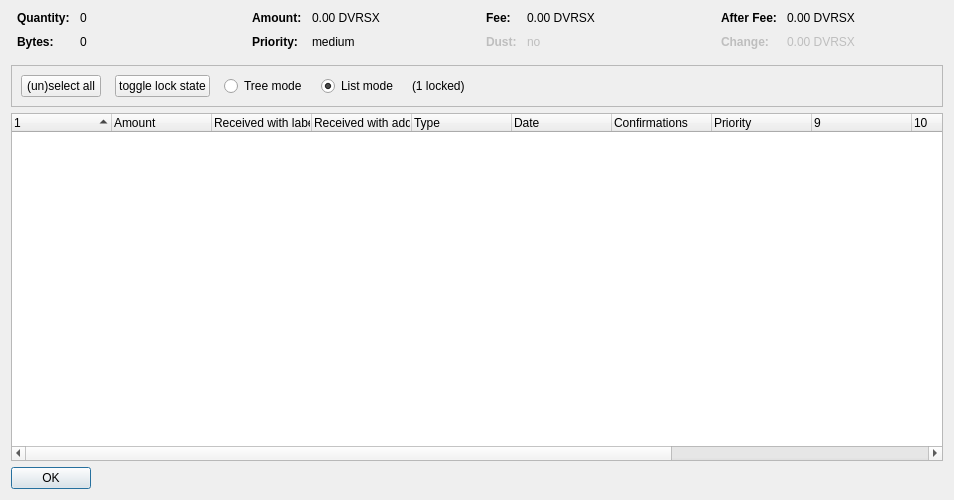
<?xml version="1.0" encoding="UTF-8"?>
<ui version="4.0">
 <class>CoinControlDialog</class>
 <widget class="QDialog" name="CoinControlDialog">
  <property name="geometry">
   <rect>
    <x>0</x>
    <y>0</y>
    <width>954</width>
    <height>500</height>
   </rect>
  </property>
  <property name="windowTitle">
   <string>Coin Selection</string>
  </property>
  <layout class="QVBoxLayout" name="verticalLayout">
   <item>
    <layout class="QHBoxLayout" name="horizontalLayoutTop" stretch="0,0,0,0">
     <property name="topMargin">
      <number>0</number>
     </property>
     <property name="bottomMargin">
      <number>10</number>
     </property>
     <item>
      <layout class="QFormLayout" name="formLayoutCoinControl1">
       <property name="horizontalSpacing">
        <number>10</number>
       </property>
       <property name="verticalSpacing">
        <number>10</number>
       </property>
       <property name="leftMargin">
        <number>6</number>
       </property>
       <property name="rightMargin">
        <number>6</number>
       </property>
       <item row="0" column="0">
        <widget class="QLabel" name="labelCoinControlQuantityText">
         <property name="font">
          <font>
           <weight>75</weight>
           <bold>true</bold>
          </font>
         </property>
         <property name="text">
          <string>Quantity:</string>
         </property>
        </widget>
       </item>
       <item row="0" column="1">
        <widget class="QLabel" name="labelCoinControlQuantity">
         <property name="cursor">
          <cursorShape>IBeamCursor</cursorShape>
         </property>
         <property name="contextMenuPolicy">
          <enum>Qt::ActionsContextMenu</enum>
         </property>
         <property name="text">
          <string notr="true">0</string>
         </property>
         <property name="textInteractionFlags">
          <set>Qt::LinksAccessibleByMouse|Qt::TextSelectableByKeyboard|Qt::TextSelectableByMouse</set>
         </property>
        </widget>
       </item>
       <item row="1" column="0">
        <widget class="QLabel" name="labelCoinControlBytesText">
         <property name="font">
          <font>
           <weight>75</weight>
           <bold>true</bold>
          </font>
         </property>
         <property name="text">
          <string>Bytes:</string>
         </property>
        </widget>
       </item>
       <item row="1" column="1">
        <widget class="QLabel" name="labelCoinControlBytes">
         <property name="cursor">
          <cursorShape>IBeamCursor</cursorShape>
         </property>
         <property name="contextMenuPolicy">
          <enum>Qt::ActionsContextMenu</enum>
         </property>
         <property name="text">
          <string notr="true">0</string>
         </property>
         <property name="textInteractionFlags">
          <set>Qt::LinksAccessibleByMouse|Qt::TextSelectableByKeyboard|Qt::TextSelectableByMouse</set>
         </property>
        </widget>
       </item>
      </layout>
     </item>
     <item>
      <layout class="QFormLayout" name="formLayoutCoinControl2">
       <property name="horizontalSpacing">
        <number>10</number>
       </property>
       <property name="verticalSpacing">
        <number>10</number>
       </property>
       <property name="leftMargin">
        <number>6</number>
       </property>
       <property name="rightMargin">
        <number>6</number>
       </property>
       <item row="0" column="0">
        <widget class="QLabel" name="labelCoinControlAmountText">
         <property name="font">
          <font>
           <weight>75</weight>
           <bold>true</bold>
          </font>
         </property>
         <property name="text">
          <string>Amount:</string>
         </property>
        </widget>
       </item>
       <item row="0" column="1">
        <widget class="QLabel" name="labelCoinControlAmount">
         <property name="cursor">
          <cursorShape>IBeamCursor</cursorShape>
         </property>
         <property name="contextMenuPolicy">
          <enum>Qt::ActionsContextMenu</enum>
         </property>
         <property name="text">
          <string notr="true">0.00 DVRSX</string>
         </property>
         <property name="textInteractionFlags">
          <set>Qt::LinksAccessibleByMouse|Qt::TextSelectableByKeyboard|Qt::TextSelectableByMouse</set>
         </property>
        </widget>
       </item>
       <item row="1" column="0">
        <widget class="QLabel" name="labelCoinControlPriorityText">
         <property name="font">
          <font>
           <weight>75</weight>
           <bold>true</bold>
          </font>
         </property>
         <property name="text">
          <string>Priority:</string>
         </property>
        </widget>
       </item>
       <item row="1" column="1">
        <widget class="QLabel" name="labelCoinControlPriority">
         <property name="cursor">
          <cursorShape>IBeamCursor</cursorShape>
         </property>
         <property name="contextMenuPolicy">
          <enum>Qt::ActionsContextMenu</enum>
         </property>
         <property name="text">
          <string>medium</string>
         </property>
         <property name="textInteractionFlags">
          <set>Qt::LinksAccessibleByMouse|Qt::TextSelectableByKeyboard|Qt::TextSelectableByMouse</set>
         </property>
        </widget>
       </item>
      </layout>
     </item>
     <item>
      <layout class="QFormLayout" name="formLayoutCoinControl3">
       <property name="horizontalSpacing">
        <number>10</number>
       </property>
       <property name="verticalSpacing">
        <number>10</number>
       </property>
       <property name="leftMargin">
        <number>6</number>
       </property>
       <property name="rightMargin">
        <number>6</number>
       </property>
       <item row="0" column="0">
        <widget class="QLabel" name="labelCoinControlFeeText">
         <property name="font">
          <font>
           <weight>75</weight>
           <bold>true</bold>
          </font>
         </property>
         <property name="text">
          <string>Fee:</string>
         </property>
        </widget>
       </item>
       <item row="0" column="1">
        <widget class="QLabel" name="labelCoinControlFee">
         <property name="cursor">
          <cursorShape>IBeamCursor</cursorShape>
         </property>
         <property name="contextMenuPolicy">
          <enum>Qt::ActionsContextMenu</enum>
         </property>
         <property name="text">
          <string notr="true">0.00 DVRSX</string>
         </property>
         <property name="textInteractionFlags">
          <set>Qt::LinksAccessibleByMouse|Qt::TextSelectableByKeyboard|Qt::TextSelectableByMouse</set>
         </property>
        </widget>
       </item>
       <item row="1" column="0">
        <widget class="QLabel" name="labelCoinControlLowOutputText">
         <property name="enabled">
          <bool>false</bool>
         </property>
         <property name="font">
          <font>
           <weight>75</weight>
           <bold>true</bold>
          </font>
         </property>
         <property name="text">
          <string>Dust:</string>
         </property>
        </widget>
       </item>
       <item row="1" column="1">
        <widget class="QLabel" name="labelCoinControlLowOutput">
         <property name="enabled">
          <bool>false</bool>
         </property>
         <property name="cursor">
          <cursorShape>IBeamCursor</cursorShape>
         </property>
         <property name="contextMenuPolicy">
          <enum>Qt::ActionsContextMenu</enum>
         </property>
         <property name="text">
          <string>no</string>
         </property>
         <property name="textInteractionFlags">
          <set>Qt::LinksAccessibleByMouse|Qt::TextSelectableByKeyboard|Qt::TextSelectableByMouse</set>
         </property>
        </widget>
       </item>
      </layout>
     </item>
     <item>
      <layout class="QFormLayout" name="formLayoutCoinControl4">
       <property name="horizontalSpacing">
        <number>10</number>
       </property>
       <property name="verticalSpacing">
        <number>10</number>
       </property>
       <property name="leftMargin">
        <number>6</number>
       </property>
       <property name="rightMargin">
        <number>6</number>
       </property>
       <item row="0" column="0">
        <widget class="QLabel" name="labelCoinControlAfterFeeText">
         <property name="font">
          <font>
           <weight>75</weight>
           <bold>true</bold>
          </font>
         </property>
         <property name="text">
          <string>After Fee:</string>
         </property>
        </widget>
       </item>
       <item row="0" column="1">
        <widget class="QLabel" name="labelCoinControlAfterFee">
         <property name="cursor">
          <cursorShape>IBeamCursor</cursorShape>
         </property>
         <property name="contextMenuPolicy">
          <enum>Qt::ActionsContextMenu</enum>
         </property>
         <property name="text">
          <string notr="true">0.00 DVRSX</string>
         </property>
         <property name="textInteractionFlags">
          <set>Qt::LinksAccessibleByMouse|Qt::TextSelectableByKeyboard|Qt::TextSelectableByMouse</set>
         </property>
        </widget>
       </item>
       <item row="1" column="0">
        <widget class="QLabel" name="labelCoinControlChangeText">
         <property name="enabled">
          <bool>false</bool>
         </property>
         <property name="font">
          <font>
           <weight>75</weight>
           <bold>true</bold>
          </font>
         </property>
         <property name="text">
          <string>Change:</string>
         </property>
        </widget>
       </item>
       <item row="1" column="1">
        <widget class="QLabel" name="labelCoinControlChange">
         <property name="enabled">
          <bool>false</bool>
         </property>
         <property name="cursor">
          <cursorShape>IBeamCursor</cursorShape>
         </property>
         <property name="contextMenuPolicy">
          <enum>Qt::ActionsContextMenu</enum>
         </property>
         <property name="text">
          <string notr="true">0.00 DVRSX</string>
         </property>
         <property name="textInteractionFlags">
          <set>Qt::LinksAccessibleByMouse|Qt::TextSelectableByKeyboard|Qt::TextSelectableByMouse</set>
         </property>
        </widget>
       </item>
      </layout>
     </item>
    </layout>
   </item>
   <item>
    <widget class="QFrame" name="frame">
     <property name="minimumSize">
      <size>
       <width>0</width>
       <height>40</height>
      </size>
     </property>
     <property name="frameShape">
      <enum>QFrame::StyledPanel</enum>
     </property>
     <property name="frameShadow">
      <enum>QFrame::Sunken</enum>
     </property>
     <layout class="QHBoxLayout" name="horizontalLayout">
      <item>
       <layout class="QHBoxLayout" name="horizontalLayoutPanel" stretch="0,0,0,0,0,0">
        <property name="spacing">
         <number>14</number>
        </property>
        <item>
         <widget class="QPushButton" name="pushButtonSelectAll">
          <property name="sizePolicy">
           <sizepolicy hsizetype="Maximum" vsizetype="Fixed">
            <horstretch>0</horstretch>
            <verstretch>0</verstretch>
           </sizepolicy>
          </property>
          <property name="text">
           <string>(un)select all</string>
          </property>
          <property name="autoDefault">
           <bool>false</bool>
          </property>
         </widget>
        </item>
        <item>
         <widget class="QPushButton" name="pushButtonToggleLock">
          <property name="sizePolicy">
           <sizepolicy hsizetype="Maximum" vsizetype="Fixed">
            <horstretch>0</horstretch>
            <verstretch>0</verstretch>
           </sizepolicy>
          </property>
          <property name="text">
           <string>toggle lock state</string>
          </property>
          <property name="autoDefault">
           <bool>false</bool>
          </property>
         </widget>
        </item>
        <item>
         <widget class="QRadioButton" name="radioTreeMode">
          <property name="sizePolicy">
           <sizepolicy hsizetype="Maximum" vsizetype="Fixed">
            <horstretch>0</horstretch>
            <verstretch>0</verstretch>
           </sizepolicy>
          </property>
          <property name="text">
           <string>Tree mode</string>
          </property>
         </widget>
        </item>
        <item>
         <widget class="QRadioButton" name="radioListMode">
          <property name="sizePolicy">
           <sizepolicy hsizetype="Maximum" vsizetype="Fixed">
            <horstretch>0</horstretch>
            <verstretch>0</verstretch>
           </sizepolicy>
          </property>
          <property name="text">
           <string>List mode</string>
          </property>
          <property name="checked">
           <bool>true</bool>
          </property>
         </widget>
        </item>
        <item>
         <widget class="QLabel" name="labelLocked">
          <property name="text">
           <string>(1 locked)</string>
          </property>
         </widget>
        </item>
        <item>
         <spacer name="horizontalSpacer">
          <property name="orientation">
           <enum>Qt::Horizontal</enum>
          </property>
          <property name="sizeHint" stdset="0">
           <size>
            <width>40</width>
            <height>20</height>
           </size>
          </property>
         </spacer>
        </item>
       </layout>
      </item>
     </layout>
    </widget>
   </item>
   <item>
    <widget class="CoinControlTreeWidget" name="treeWidget">
     <property name="contextMenuPolicy">
      <enum>Qt::CustomContextMenu</enum>
     </property>
     <property name="sortingEnabled">
      <bool>false</bool>
     </property>
     <property name="columnCount">
      <number>13</number>
     </property>
     <attribute name="headerShowSortIndicator" stdset="0">
      <bool>true</bool>
     </attribute>
     <attribute name="headerStretchLastSection">
      <bool>false</bool>
     </attribute>
     <column>
      <property name="text">
       <string/>
      </property>
     </column>
     <column>
      <property name="text">
       <string>Amount</string>
      </property>
     </column>
     <column>
      <property name="text">
       <string>Received with label</string>
      </property>
     </column>
     <column>
      <property name="text">
       <string>Received with address</string>
      </property>
     </column>
     <column>
      <property name="text">
	<string>Type</string>
      </property>
     </column>
     <column>
      <property name="text">	 
       <string>Date</string>
      </property>
     </column>
     <column>
      <property name="text">
       <string>Confirmations</string>
      </property>
      <property name="toolTip">
       <string>Confirmed</string>
      </property>
     </column>
     <column>
      <property name="text">
       <string>Priority</string>
      </property>
     </column>
     <column>
      <property name="text">
       <string/>
      </property>
     </column>
     <column>
      <property name="text">
       <string/>
      </property>
     </column>
     <column>
      <property name="text">
       <string/>
      </property>
     </column>
     <column>
      <property name="text">
       <string/>
      </property>
     </column>
     <column>
      <property name="text">
       <string/>
      </property>
     </column>
    </widget>
   </item>
   <item>
    <widget class="QDialogButtonBox" name="buttonBox">
     <property name="sizePolicy">
      <sizepolicy hsizetype="Maximum" vsizetype="Fixed">
       <horstretch>0</horstretch>
       <verstretch>0</verstretch>
      </sizepolicy>
     </property>
     <property name="orientation">
      <enum>Qt::Horizontal</enum>
     </property>
     <property name="standardButtons">
      <set>QDialogButtonBox::Ok</set>
     </property>
    </widget>
   </item>
  </layout>
 </widget>
 <customwidgets>
  <customwidget>
   <class>CoinControlTreeWidget</class>
   <extends>QTreeWidget</extends>
   <header>coincontroltreewidget.h</header>
  </customwidget>
 </customwidgets>
 <resources/>
 <connections/>
</ui>
